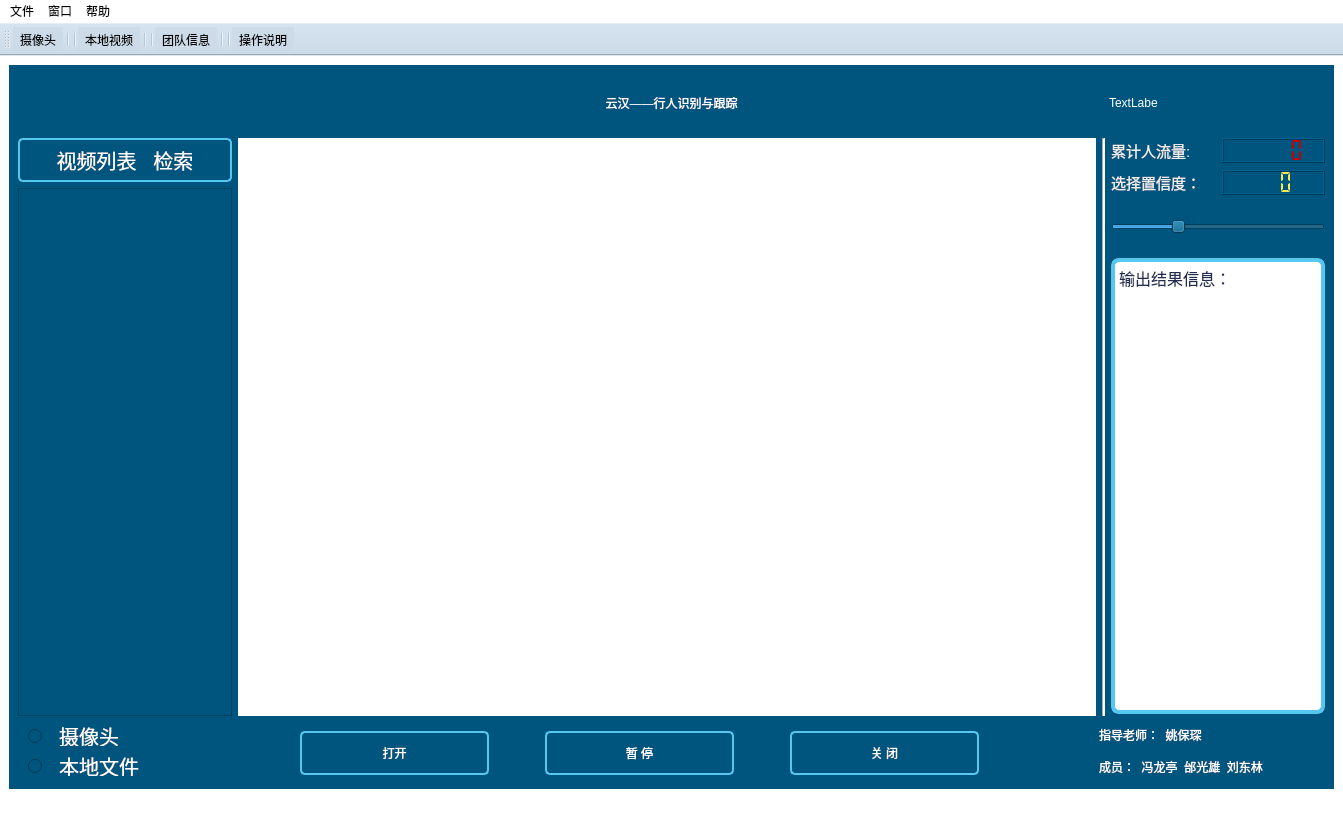
 <widget class="QMainWindow" name="MainWindow">
  <property name="geometry">
   <rect>
    <x>0</x>
    <y>0</y>
    <width>1343</width>
    <height>820</height>
   </rect>
  </property>
  <property name="windowTitle">
   <string>云汉识别</string>
  </property>
  <property name="windowIcon">
   <iconset resource="TuPian/tupian.qrc">
    <normaloff>:/tupian/logo.jpg</normaloff>:/tupian/logo.jpg</iconset>
  </property>
  <property name="windowOpacity">
   <double>1.000000000000000</double>
  </property>
  <property name="layoutDirection">
   <enum>Qt::LeftToRight</enum>
  </property>
  <property name="styleSheet">
   <string notr="true">background-color: rgb(255, 255, 255);
color:rgb(0, 0, 0)</string>
  </property>
  <property name="unifiedTitleAndToolBarOnMac">
   <bool>false</bool>
  </property>
  <widget class="QWidget" name="centralwidget">
   <layout class="QVBoxLayout" name="verticalLayout_6">
    <item>
     <widget class="QWidget" name="widget" native="true">
      <property name="styleSheet">
       <string notr="true">background-color: rgb(0, 85, 127);</string>
      </property>
      <layout class="QVBoxLayout" name="verticalLayout_8">
       <item>
        <layout class="QVBoxLayout" name="verticalLayout_7" stretch="1,10,1">
         <item>
          <layout class="QHBoxLayout" name="horizontalLayout" stretch="2,8,2">
           <item>
            <widget class="QLabel" name="label_4">
             <property name="styleSheet">
              <string notr="true">border-image: url(:/tupian/智能斑马线.png);</string>
             </property>
             <property name="text">
              <string/>
             </property>
            </widget>
           </item>
           <item>
            <widget class="QLabel" name="label_2">
             <property name="styleSheet">
              <string notr="true">background-color: rgb(0, 85, 127);
border-image: url(:/tupian/标题边框T.png);

color: rgb(255, 255, 255);
font: 87 25pt &quot;Segoe UI&quot;;</string>
             </property>
             <property name="text">
              <string>云汉——行人识别与跟踪</string>
             </property>
             <property name="alignment">
              <set>Qt::AlignCenter</set>
             </property>
            </widget>
           </item>
           <item>
            <widget class="QLabel" name="label_3">
             <property name="styleSheet">
              <string notr="true">
border-image: url(:/tupian/标题边框T.png);
color: rgb(255, 255, 255);
font: 90 14pt &quot;Segoe UI&quot;;
</string>
             </property>
             <property name="text">
              <string>TextLabe</string>
             </property>
            </widget>
           </item>
          </layout>
         </item>
         <item>
          <layout class="QHBoxLayout" name="horizontalLayout_2" stretch="2,8,1,2">
           <item>
            <layout class="QVBoxLayout" name="verticalLayout_5">
             <item>
              <widget class="QPushButton" name="shipinliebiaoButton">
               <property name="font">
                <font>
                 <family>Segoe UI</family>
                 <pointsize>15</pointsize>
                 <weight>3</weight>
                 <italic>false</italic>
                 <bold>false</bold>
                </font>
               </property>
               <property name="cursor">
                <cursorShape>PointingHandCursor</cursorShape>
               </property>
               <property name="toolTip">
                <string>点击检索本地视频</string>
               </property>
               <property name="styleSheet">
                <string notr="true">QPushButton{

		border:2px solid rgb(88, 199, 238);
        color:#FFFFFF;
        font: 25 15pt &quot;Segoe UI&quot;;
        height:40px;
        padding-left:10px;
        padding-right:10px;
		border-radius:5px;
    }
    QPushButton:hover{
        color:black;
		font: 25 16pt &quot;Segoe UI&quot;;;
        border:1px solid #FFFFFF;
        border-radius:5px;
        
	background-color: qlineargradient(spread:pad, x1:0, y1:0, x2:1, y2:0, stop:0 rgb(221, 221, 221), stop:2 rgb(255, 255, 255),stop:1 rgb(164, 190, 217));
	color: rgb(0, 0, 0);
    }
</string>
               </property>
               <property name="text">
                <string>视频列表   检索</string>
               </property>
              </widget>
             </item>
             <item>
              <widget class="QListWidget" name="shipinliebiao">
               <property name="toolTip">
                <string>&lt;html&gt;&lt;head/&gt;&lt;body&gt;&lt;p&gt;&lt;span style=&quot; font-size:12pt;&quot;&gt;  双击 查看视频  &lt;/span&gt;&lt;/p&gt;&lt;/body&gt;&lt;/html&gt;</string>
               </property>
               <property name="toolTipDuration">
                <number>-1</number>
               </property>
               <property name="styleSheet">
                <string notr="true">QListWidget{
	color: rgb(255, 255, 255);
	selection-color: rgb(170, 255, 0);
		border-image: url(:/tupian/标题边框T.png);

       font: &quot;思源宋体&quot;;
        font-size:20px;
        padding:15px;
		lint-height:100px
    }</string>
               </property>
               <property name="iconSize">
                <size>
                 <width>50</width>
                 <height>50</height>
                </size>
               </property>
              </widget>
             </item>
            </layout>
           </item>
           <item>
            <widget class="QLabel" name="DispalyLabel">
             <property name="minimumSize">
              <size>
               <width>0</width>
               <height>0</height>
              </size>
             </property>
             <property name="styleSheet">
              <string notr="true">background-color: rgb(255, 255, 255);
border-image: url(:/tupian/龙背景.png);


</string>
             </property>
             <property name="text">
              <string/>
             </property>
             <property name="scaledContents">
              <bool>true</bool>
             </property>
            </widget>
           </item>
           <item>
            <widget class="Line" name="line">
             <property name="styleSheet">
              <string notr="true">background-color: rgb(255, 255, 255);</string>
             </property>
             <property name="orientation">
              <enum>Qt::Vertical</enum>
             </property>
            </widget>
           </item>
           <item>
            <layout class="QVBoxLayout" name="verticalLayout" stretch="1,4">
             <property name="topMargin">
              <number>0</number>
             </property>
             <property name="bottomMargin">
              <number>2</number>
             </property>
             <item>
              <layout class="QGridLayout" name="gridLayout">
               <property name="spacing">
                <number>7</number>
               </property>
               <item row="1" column="1">
                <widget class="QLCDNumber" name="lcdNumber">
                 <property name="styleSheet">
                  <string notr="true">color: rgb(252, 233, 79);</string>
                 </property>
                 <property name="smallDecimalPoint">
                  <bool>true</bool>
                 </property>
                 <property name="digitCount">
                  <number>3</number>
                 </property>
                 <property name="segmentStyle">
                  <enum>QLCDNumber::Flat</enum>
                 </property>
                 <property name="value" stdset="0">
                  <double>0.000000000000000</double>
                 </property>
                 <property name="intValue" stdset="0">
                  <number>0</number>
                 </property>
                </widget>
               </item>
               <item row="0" column="0">
                <widget class="QLabel" name="label">
                 <property name="font">
                  <font>
                   <family>Ubuntu</family>
                   <pointsize>11</pointsize>
                   <weight>3</weight>
                   <italic>false</italic>
                   <bold>false</bold>
                  </font>
                 </property>
                 <property name="styleSheet">
                  <string notr="true">color: rgb(238, 238, 236);
font: 25 11pt &quot;Ubuntu&quot;;</string>
                 </property>
                 <property name="text">
                  <string>累计人流量:</string>
                 </property>
                </widget>
               </item>
               <item row="1" column="0">
                <widget class="QLabel" name="label_5">
                 <property name="font">
                  <font>
                   <family>Ubuntu</family>
                   <pointsize>11</pointsize>
                   <weight>3</weight>
                   <italic>false</italic>
                   <bold>false</bold>
                  </font>
                 </property>
                 <property name="styleSheet">
                  <string notr="true">color: rgb(238, 238, 236);
font: 25 11pt &quot;Ubuntu&quot;;</string>
                 </property>
                 <property name="text">
                  <string>选择置信度：</string>
                 </property>
                </widget>
               </item>
               <item row="4" column="0" rowspan="2" colspan="2">
                <widget class="QSlider" name="horizontalSlider">
                 <property name="sizeIncrement">
                  <size>
                   <width>2</width>
                   <height>2</height>
                  </size>
                 </property>
                 <property name="baseSize">
                  <size>
                   <width>2</width>
                   <height>2</height>
                  </size>
                 </property>
                 <property name="mouseTracking">
                  <bool>false</bool>
                 </property>
                 <property name="maximum">
                  <number>100</number>
                 </property>
                 <property name="singleStep">
                  <number>10</number>
                 </property>
                 <property name="pageStep">
                  <number>10</number>
                 </property>
                 <property name="value">
                  <number>30</number>
                 </property>
                 <property name="orientation">
                  <enum>Qt::Horizontal</enum>
                 </property>
                </widget>
               </item>
               <item row="0" column="1">
                <widget class="QLCDNumber" name="lcdNumber_2">
                 <property name="layoutDirection">
                  <enum>Qt::RightToLeft</enum>
                 </property>
                 <property name="styleSheet">
                  <string notr="true">color:rgb(204, 0, 0)</string>
                 </property>
                 <property name="segmentStyle">
                  <enum>QLCDNumber::Flat</enum>
                 </property>
                 <property name="intValue" stdset="0">
                  <number>0</number>
                 </property>
                </widget>
               </item>
              </layout>
             </item>
             <item>
              <widget class="QTextEdit" name="textEdit">
               <property name="font">
                <font>
                 <family>Segoe UI</family>
                 <pointsize>8</pointsize>
                 <weight>50</weight>
                 <italic>false</italic>
                 <bold>false</bold>
                </font>
               </property>
               <property name="styleSheet">
                <string notr="true">QTextEdit{
		font: 8pt &quot;Segoe UI&quot;;
        color:#232C51;
        background:white;
        border-radius:8px;
border:4px solid rgb(88, 199, 238);

}</string>
               </property>
               <property name="html">
                <string>&lt;!DOCTYPE HTML PUBLIC &quot;-//W3C//DTD HTML 4.0//EN&quot; &quot;http://www.w3.org/TR/REC-html40/strict.dtd&quot;&gt;
&lt;html&gt;&lt;head&gt;&lt;meta name=&quot;qrichtext&quot; content=&quot;1&quot; /&gt;&lt;style type=&quot;text/css&quot;&gt;
p, li { white-space: pre-wrap; }
&lt;/style&gt;&lt;/head&gt;&lt;body style=&quot; font-family:'Segoe UI'; font-size:8pt; font-weight:400; font-style:normal;&quot;&gt;
&lt;p style=&quot; margin-top:0px; margin-bottom:0px; margin-left:0px; margin-right:0px; -qt-block-indent:0; text-indent:0px;&quot;&gt;&lt;span style=&quot; font-family:'SimSun'; font-size:12pt;&quot;&gt;输出结果信息：&lt;/span&gt;&lt;/p&gt;&lt;/body&gt;&lt;/html&gt;</string>
               </property>
              </widget>
             </item>
            </layout>
           </item>
          </layout>
         </item>
         <item>
          <layout class="QHBoxLayout" name="horizontalLayout_4" stretch="2,0,6,1,2">
           <item>
            <layout class="QVBoxLayout" name="verticalLayout_2" stretch="1,1">
             <item>
              <widget class="QRadioButton" name="radioButtonCam">
               <property name="cursor">
                <cursorShape>PointingHandCursor</cursorShape>
               </property>
               <property name="mouseTracking">
                <bool>true</bool>
               </property>
               <property name="toolTip">
                <string>点击选择打开摄像头</string>
               </property>
               <property name="styleSheet">
                <string notr="true">QRadioButton{
		border-radius:10px;

        color:#FFFFFF;
        font-size:20px;
        height:20px;
        padding-left:10px;
        padding-right:10px;
    }
    QRadioButton:hover{
        color:black;
        border:1px solid #FFFFFF;
        border-radius:10px;
        background:LightGray;
    }
</string>
               </property>
               <property name="text">
                <string>  摄像头</string>
               </property>
              </widget>
             </item>
             <item>
              <widget class="QRadioButton" name="radioButtonFile">
               <property name="cursor">
                <cursorShape>PointingHandCursor</cursorShape>
               </property>
               <property name="toolTip">
                <string>点击选择本地文件</string>
               </property>
               <property name="styleSheet">
                <string notr="true">QRadioButton{
		border-radius:10px;

        color:#FFFFFF;
        font-size:20px;
        height:20px;
        padding-left:10px;
        padding-right:10px;
    }
    QRadioButton:hover{
        color:black;
        border:1px solid #FFFFFF;
        border-radius:10px;
        background:LightGray;
    }
</string>
               </property>
               <property name="text">
                <string>  本地文件</string>
               </property>
              </widget>
             </item>
            </layout>
           </item>
           <item>
            <spacer name="horizontalSpacer_4">
             <property name="orientation">
              <enum>Qt::Horizontal</enum>
             </property>
             <property name="sizeHint" stdset="0">
              <size>
               <width>50</width>
               <height>20</height>
              </size>
             </property>
            </spacer>
           </item>
           <item>
            <layout class="QVBoxLayout" name="verticalLayout_3">
             <item>
              <spacer name="verticalSpacer_2">
               <property name="orientation">
                <enum>Qt::Vertical</enum>
               </property>
               <property name="sizeHint" stdset="0">
                <size>
                 <width>198</width>
                 <height>17</height>
                </size>
               </property>
              </spacer>
             </item>
             <item>
              <layout class="QHBoxLayout" name="horizontalLayout_3" stretch="1,0,1,0,1">
               <item>
                <widget class="QPushButton" name="Open">
                 <property name="minimumSize">
                  <size>
                   <width>0</width>
                   <height>0</height>
                  </size>
                 </property>
                 <property name="cursor">
                  <cursorShape>PointingHandCursor</cursorShape>
                 </property>
                 <property name="toolTip">
                  <string>不点击视频列表是可直接点击打开查找本地视频</string>
                 </property>
                 <property name="styleSheet">
                  <string notr="true">QPushButton{

		border:2px solid rgb(88, 199, 238);
        color:#FFFFFF;
        font: 25 12pt &quot;Segoe UI&quot;;
        height:40px;
        padding-left:10px;
        padding-right:10px;
		border-radius:5px;
    }
    QPushButton:hover{
        color:black;
		font: 25 14pt &quot;Segoe UI&quot;;
        border:1px solid #FFFFFF;
        border-radius:5px;
        
	background-color: qlineargradient(spread:pad, x1:0, y1:0, x2:1, y2:0, stop:0 rgb(221, 221, 221), stop:2 rgb(255, 255, 255),stop:1 rgb(164, 190, 217));
	color: rgb(0, 0, 0);
    }
</string>
                 </property>
                 <property name="text">
                  <string>打开</string>
                 </property>
                </widget>
               </item>
               <item>
                <spacer name="horizontalSpacer_2">
                 <property name="orientation">
                  <enum>Qt::Horizontal</enum>
                 </property>
                 <property name="sizeHint" stdset="0">
                  <size>
                   <width>50</width>
                   <height>20</height>
                  </size>
                 </property>
                </spacer>
               </item>
               <item>
                <widget class="QPushButton" name="First">
                 <property name="minimumSize">
                  <size>
                   <width>0</width>
                   <height>0</height>
                  </size>
                 </property>
                 <property name="cursor">
                  <cursorShape>PointingHandCursor</cursorShape>
                 </property>
                 <property name="styleSheet">
                  <string notr="true">QPushButton{

		border:2px solid rgb(88, 199, 238);
        color:#FFFFFF;
        font: 25 12pt &quot;Segoe UI&quot;;
        height:40px;
        padding-left:10px;
        padding-right:10px;
		border-radius:5px;
    }
    QPushButton:hover{
        color:black;
		font: 25 14pt &quot;Segoe UI&quot;;
        border:1px solid #FFFFFF;
        border-radius:5px;
        
	background-color: qlineargradient(spread:pad, x1:0, y1:0, x2:1, y2:0, stop:0 rgb(221, 221, 221), stop:2 rgb(255, 255, 255),stop:1 rgb(164, 190, 217));
	color: rgb(0, 0, 0);
    }
</string>
                 </property>
                 <property name="text">
                  <string>暂 停</string>
                 </property>
                </widget>
               </item>
               <item>
                <spacer name="horizontalSpacer_3">
                 <property name="orientation">
                  <enum>Qt::Horizontal</enum>
                 </property>
                 <property name="sizeHint" stdset="0">
                  <size>
                   <width>50</width>
                   <height>20</height>
                  </size>
                 </property>
                </spacer>
               </item>
               <item>
                <widget class="QPushButton" name="Close">
                 <property name="minimumSize">
                  <size>
                   <width>0</width>
                   <height>0</height>
                  </size>
                 </property>
                 <property name="cursor">
                  <cursorShape>PointingHandCursor</cursorShape>
                 </property>
                 <property name="toolTip">
                  <string/>
                 </property>
                 <property name="styleSheet">
                  <string notr="true">QPushButton{

		border:2px solid rgb(88, 199, 238);
        color:#FFFFFF;
        font: 25 12pt &quot;Segoe UI&quot;;
        height:40px;
        padding-left:10px;
        padding-right:10px;
		border-radius:5px;
    }
    QPushButton:hover{
        color:black;
		font: 25 14pt &quot;Segoe UI&quot;;
        border:1px solid #FFFFFF;
        border-radius:5px;
        
	background-color: qlineargradient(spread:pad, x1:0, y1:0, x2:1, y2:0, stop:0 rgb(221, 221, 221), stop:2 rgb(255, 255, 255),stop:1 rgb(164, 190, 217));
	color: rgb(0, 0, 0);
    }
</string>
                 </property>
                 <property name="text">
                  <string>关 闭</string>
                 </property>
                </widget>
               </item>
              </layout>
             </item>
             <item>
              <spacer name="verticalSpacer">
               <property name="orientation">
                <enum>Qt::Vertical</enum>
               </property>
               <property name="sizeHint" stdset="0">
                <size>
                 <width>198</width>
                 <height>13</height>
                </size>
               </property>
              </spacer>
             </item>
            </layout>
           </item>
           <item>
            <spacer name="horizontalSpacer">
             <property name="orientation">
              <enum>Qt::Horizontal</enum>
             </property>
             <property name="sizeHint" stdset="0">
              <size>
               <width>50</width>
               <height>20</height>
              </size>
             </property>
            </spacer>
           </item>
           <item>
            <layout class="QVBoxLayout" name="verticalLayout_4" stretch="1,1">
             <item>
              <widget class="QLabel" name="label_8">
               <property name="styleSheet">
                <string notr="true">font: 12pt &quot;Segoe UI&quot;;
background-color: rgb(0, 85, 127);
color: rgb(255, 255, 255);</string>
               </property>
               <property name="text">
                <string>指导老师：  姚保琛</string>
               </property>
              </widget>
             </item>
             <item>
              <widget class="QLabel" name="label_9">
               <property name="styleSheet">
                <string notr="true">font: 12pt &quot;Segoe UI&quot;;
background-color: rgb(0, 85, 127);
color: rgb(255, 255, 255);</string>
               </property>
               <property name="text">
                <string>成员：  冯龙亭  邰光雄  刘东林</string>
               </property>
              </widget>
             </item>
            </layout>
           </item>
          </layout>
         </item>
        </layout>
       </item>
      </layout>
     </widget>
    </item>
   </layout>
  </widget>
  <widget class="QMenuBar" name="menubar">
   <property name="geometry">
    <rect>
     <x>0</x>
     <y>0</y>
     <width>1343</width>
     <height>26</height>
    </rect>
   </property>
   <widget class="QMenu" name="menu">
    <property name="title">
     <string>文件</string>
    </property>
    <addaction name="shexinagtou"/>
    <addaction name="separator"/>
    <addaction name="shipin"/>
    <addaction name="separator"/>
    <addaction name="close_2"/>
    <addaction name="separator"/>
    <addaction name="open_2"/>
   </widget>
   <widget class="QMenu" name="menu_2">
    <property name="title">
     <string>帮助</string>
    </property>
    <addaction name="separator"/>
    <addaction name="tuanduixinxi"/>
    <addaction name="caozuoshuoming"/>
   </widget>
   <widget class="QMenu" name="menu_3">
    <property name="title">
     <string>窗口</string>
    </property>
    <addaction name="zuixiaohua"/>
    <addaction name="separator"/>
    <addaction name="zuidahua"/>
    <addaction name="separator"/>
    <addaction name="action_3"/>
    <addaction name="separator"/>
    <addaction name="action_4"/>
   </widget>
   <addaction name="menu"/>
   <addaction name="menu_3"/>
   <addaction name="menu_2"/>
  </widget>
  <widget class="QStatusBar" name="statusbar"/>
  <widget class="QToolBar" name="toolBar">
   <property name="cursor">
    <cursorShape>PointingHandCursor</cursorShape>
   </property>
   <property name="mouseTracking">
    <bool>true</bool>
   </property>
   <property name="tabletTracking">
    <bool>true</bool>
   </property>
   <property name="windowTitle">
    <string>toolBar</string>
   </property>
   <property name="layoutDirection">
    <enum>Qt::LeftToRight</enum>
   </property>
   <property name="autoFillBackground">
    <bool>false</bool>
   </property>
   <property name="styleSheet">
    <string notr="true">background-color: rgb(205, 219, 232);</string>
   </property>
   <attribute name="toolBarArea">
    <enum>TopToolBarArea</enum>
   </attribute>
   <attribute name="toolBarBreak">
    <bool>false</bool>
   </attribute>
   <addaction name="shexinagtou"/>
   <addaction name="separator"/>
   <addaction name="separator"/>
   <addaction name="shipin"/>
   <addaction name="separator"/>
   <addaction name="separator"/>
   <addaction name="tuanduixinxi"/>
   <addaction name="separator"/>
   <addaction name="separator"/>
   <addaction name="caozuoshuoming"/>
  </widget>
  <action name="shipin">
   <property name="checkable">
    <bool>true</bool>
   </property>
   <property name="checked">
    <bool>false</bool>
   </property>
   <property name="enabled">
    <bool>true</bool>
   </property>
   <property name="icon">
    <iconset resource="TuPian/tupian.qrc">
     <normaloff>:/tupian/视频 (1).png</normaloff>:/tupian/视频 (1).png</iconset>
   </property>
   <property name="text">
    <string>本地视频</string>
   </property>
   <property name="toolTip">
    <string>本地视频 Ctrl+W</string>
   </property>
   <property name="statusTip">
    <string>从电脑选取视频</string>
   </property>
   <property name="whatsThis">
    <string>66666666666</string>
   </property>
   <property name="shortcut">
    <string>Ctrl+W</string>
   </property>
   <property name="autoRepeat">
    <bool>true</bool>
   </property>
  </action>
  <action name="close_2">
   <property name="checkable">
    <bool>true</bool>
   </property>
   <property name="checked">
    <bool>false</bool>
   </property>
   <property name="text">
    <string>关闭</string>
   </property>
   <property name="toolTip">
    <string>关闭 Ctrl+X</string>
   </property>
   <property name="shortcut">
    <string>Ctrl+X</string>
   </property>
  </action>
  <action name="open_2">
   <property name="checkable">
    <bool>true</bool>
   </property>
   <property name="checked">
    <bool>false</bool>
   </property>
   <property name="enabled">
    <bool>true</bool>
   </property>
   <property name="text">
    <string>打开</string>
   </property>
   <property name="toolTip">
    <string>打开 Ctrl+O</string>
   </property>
   <property name="statusTip">
    <string>初始状态默认打开摄像头</string>
   </property>
   <property name="shortcut">
    <string>Ctrl+O</string>
   </property>
  </action>
  <action name="shexinagtou">
   <property name="checkable">
    <bool>true</bool>
   </property>
   <property name="checked">
    <bool>false</bool>
   </property>
   <property name="enabled">
    <bool>true</bool>
   </property>
   <property name="icon">
    <iconset resource="TuPian/tupian.qrc">
     <normaloff>:/tupian/摄像头1.png</normaloff>:/tupian/摄像头1.png</iconset>
   </property>
   <property name="text">
    <string>摄像头</string>
   </property>
   <property name="toolTip">
    <string>摄像头 Ctrl+C</string>
   </property>
   <property name="statusTip">
    <string>打开摄像头</string>
   </property>
   <property name="font">
    <font/>
   </property>
   <property name="shortcut">
    <string>Ctrl+C</string>
   </property>
   <property name="shortcutContext">
    <enum>Qt::WindowShortcut</enum>
   </property>
   <property name="autoRepeat">
    <bool>true</bool>
   </property>
   <property name="visible">
    <bool>true</bool>
   </property>
   <property name="menuRole">
    <enum>QAction::TextHeuristicRole</enum>
   </property>
   <property name="iconVisibleInMenu">
    <bool>true</bool>
   </property>
  </action>
  <action name="tuanduixinxi">
   <property name="checkable">
    <bool>true</bool>
   </property>
   <property name="checked">
    <bool>false</bool>
   </property>
   <property name="icon">
    <iconset resource="TuPian/tupian.qrc">
     <normaloff>:/tupian/团队2.png</normaloff>:/tupian/团队2.png</iconset>
   </property>
   <property name="text">
    <string>团队信息</string>
   </property>
   <property name="toolTip">
    <string>团队信息 Ctrl+/</string>
   </property>
   <property name="statusTip">
    <string>查看制作团队信息</string>
   </property>
   <property name="shortcut">
    <string>Ctrl+/</string>
   </property>
  </action>
  <action name="caozuoshuoming">
   <property name="checkable">
    <bool>true</bool>
   </property>
   <property name="checked">
    <bool>false</bool>
   </property>
   <property name="icon">
    <iconset resource="TuPian/tupian.qrc">
     <normaloff>:/tupian/操作说明.png</normaloff>:/tupian/操作说明.png</iconset>
   </property>
   <property name="text">
    <string>操作说明</string>
   </property>
   <property name="toolTip">
    <string>操作说明 Ctrl+P</string>
   </property>
   <property name="statusTip">
    <string>查看操作说明</string>
   </property>
   <property name="whatsThis">
    <string/>
   </property>
   <property name="shortcut">
    <string>Ctrl+P</string>
   </property>
  </action>
  <action name="zuixiaohua">
   <property name="checkable">
    <bool>true</bool>
   </property>
   <property name="checked">
    <bool>false</bool>
   </property>
   <property name="enabled">
    <bool>true</bool>
   </property>
   <property name="icon">
    <iconset resource="TuPian/tupian.qrc">
     <normaloff>:/tupian/最小化.png</normaloff>:/tupian/最小化.png</iconset>
   </property>
   <property name="text">
    <string>最小化</string>
   </property>
   <property name="statusTip">
    <string>窗口最小化</string>
   </property>
   <property name="font">
    <font/>
   </property>
   <property name="shortcut">
    <string>Ctrl+M</string>
   </property>
  </action>
  <action name="zuidahua">
   <property name="checkable">
    <bool>true</bool>
   </property>
   <property name="checked">
    <bool>false</bool>
   </property>
   <property name="icon">
    <iconset>
     <normaloff>../../../../../dell/.designer/backup/TuPian/最大化.png</normaloff>../../../../../dell/.designer/backup/TuPian/最大化.png</iconset>
   </property>
   <property name="text">
    <string>最大化</string>
   </property>
   <property name="statusTip">
    <string>窗口最大化</string>
   </property>
  </action>
  <action name="action_3">
   <property name="checkable">
    <bool>true</bool>
   </property>
   <property name="checked">
    <bool>false</bool>
   </property>
   <property name="icon">
    <iconset>
     <normaloff>../../../../../dell/.designer/backup/TuPian/团队.png</normaloff>../../../../../dell/.designer/backup/TuPian/团队.png</iconset>
   </property>
   <property name="text">
    <string>团队介绍</string>
   </property>
   <property name="statusTip">
    <string>打开团队介绍窗口</string>
   </property>
   <property name="shortcut">
    <string>Ctrl+T</string>
   </property>
  </action>
  <action name="action_4">
   <property name="checkable">
    <bool>true</bool>
   </property>
   <property name="checked">
    <bool>false</bool>
   </property>
   <property name="text">
    <string>操作说明</string>
   </property>
   <property name="statusTip">
    <string>打开操作说明窗口</string>
   </property>
   <property name="shortcut">
    <string>Ctrl+H</string>
   </property>
  </action>
 </widget>
